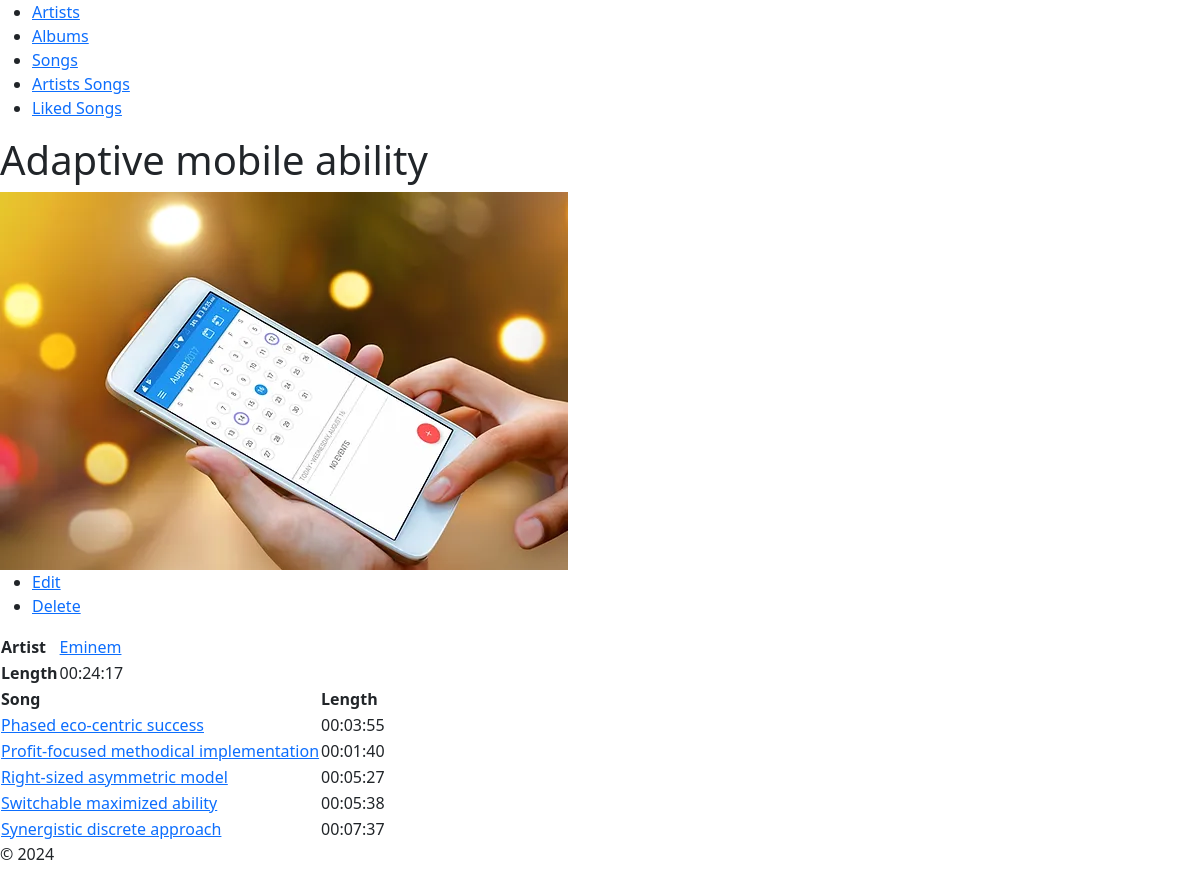
The app's page /?action=viewAlbum&albumId=3 with its own data.
### tables this page shows
CREATE TABLE albums (
    id       int           AUTO_INCREMENT,
    iPath            varchar(2023) NOT NULL,
    name     varchar(1023) NOT NULL,
    artistId int           NOT NULL,
    PRIMARY KEY (id),
    CONSTRAINT fkAlbumArtist FOREIGN KEY (artistId) REFERENCES artists(id)
        ON DELETE CASCADE
);

CREATE TABLE artists (
    id               int           AUTO_INCREMENT,
    iPath            varchar(2023) NOT NULL,
    name             varchar(1023) NOT NULL,
    monthlyListeners int           NOT NULL,
    PRIMARY KEY (id)
);

CREATE TABLE songs (
    id      int           AUTO_INCREMENT,
    name    varchar(1023) NOT NULL,
    length  int           NOT NULL,
    albumId int           NOT NULL,
    PRIMARY KEY (id),
    CONSTRAINT fkSongAlbum FOREIGN KEY (albumId) REFERENCES albums(id)
        ON DELETE CASCADE
);

### index.php (called while the page is built, shortened)
<?php
require_once('models/_database.php');
require_once('models/artists.php');
require_once('models/albums.php');
require_once('models/songs.php');
require('controllers/albumsController.php');

### models/albums.php (called while the page is built, shortened)
<?php
function getAlbum(int $albumId)
{
    global $db;
    $query = 'SELECT id, name, artistId, iPath
              FROM albums
              WHERE id = :albumId';
    $statement = $db->prepare($query);
    $statement->bindValue(':albumId', $albumId);
    $statement->execute();
    $album = $statement->fetch();
    return $album;
}
?>

### models/songs.php (called while the page is built, shortened)
<?php
function getSongsByAlbumId(int $albumId) : array
{
    global $db;
    $query = 'SELECT id, name, length, albumId
              FROM songs
              WHERE albumId = :albumId
              ORDER BY LOWER(name)';
    $statement = $db->prepare($query);
    $statement->bindValue(':albumId', $albumId);
    $statement->execute();
    $songs = $statement->fetchAll();
    return $songs;
}
function getAlbumLength(int $albumId) : int
{
    global $db;
    $query = 'SELECT COALESCE(SUM(length), 0) length
              FROM songs
              WHERE albumId = :albumId';
    $statement = $db->prepare($query);
    $statement->bindValue(':albumId', $albumId);
    $statement->execute();
    $row = $statement->fetch();
    return $row['length'];
}
?>

### models/artists.php (called while the page is built, shortened)
<?php
function getArtist(int $artistId)
{
    global $db;
    $query = 'SELECT id, name, monthlyListeners, iPath
              FROM artists
              WHERE id = :artistId';
    $statement = $db->prepare($query);
    $statement->bindValue(':artistId', $artistId);
    $statement->execute();
    $artist = $statement->fetch();
    return $artist;
}
?>

### views/_helpers/formatTime.php (called while the page is built)
<?php
function formatTime(int $seconds) : string
{
    $hours = intdiv($seconds, 60 * 60);
    $seconds -= $hours * 60 * 60;
    $minutes = intdiv($seconds, 60);
    $seconds -= $minutes * 60;
    $hours_f = str_pad($hours, 2, '0', STR_PAD_LEFT);
    $minutes_f = str_pad($minutes, 2, '0', STR_PAD_LEFT);
    $seconds_f = str_pad($seconds, 2, '0', STR_PAD_LEFT);
    return $hours_f . ':' . $minutes_f . ':' . $seconds_f;
}
?>

### views/albums/albumInfo.php (the view)
<?php require('views/_helpers/formatTime.php'); ?>
<?php include('views/_partials/header.php'); ?>
<h1>
    <?php echo htmlspecialchars($album['name']); ?>
</h1>
<img src="<?php echo $album['iPath']; ?>" alt="">
<ul>
    <li>
        <a href=".?action=albumForm&albumId=<?php echo $album['id']; ?>">
            Edit
        </a>
    </li>
    <li>
        <a href=".?action=deleteAlbum&albumId=<?php echo $album['id']; ?>">
            Delete
        </a>
    </li>
</ul>
<table>
    <tbody>
        <tr>
            <th>Artist</th>
            <td>
                <a href=".?action=viewArtist&artistId=<?php echo $artist['id']; ?>">
                    <?php echo htmlspecialchars($artist['name']); ?>
                </a>
            </td>
        </tr>
        <tr>
            <th>Length</th>
            <td>
                <?php echo formatTime($album['length']); ?>
            </td>
        </tr>
    </tbody>
</table>
<table>
    <thead>
        <tr>
            <th>Song</th>
            <th>Length</th>
        </tr>
    </thead>
    <tbody>
    <?php foreach ($songs as $song) : ?>
    <tr>
        <td>
            <a href=".?action=viewSong&songId=<?php echo $song['id']; ?>">
                <?php echo htmlspecialchars($song['name']); ?>
            </a>
        </td>
        <td>
            <?php echo formatTime($song['length']); ?>
        </td>
    </tr>
    <?php endforeach; ?>
    </tbody>
</table>
<?php include('views/_partials/footer.php'); ?>

### records on screen
albums: name "Adaptive mobile ability", iPath (picture)
artists: name "Eminem"
songs: name "Phased eco-centric success", length "00:03:55"
songs: name "Profit-focused methodical implementation", length "00:01:40"
songs: name "Right-sized asymmetric model", length "00:05:27"
songs: name "Switchable maximized ability", length "00:05:38"
songs: name "Synergistic discrete approach", length "00:07:37"

### other values on screen
formatTime($album['length']) "00:24:17"
